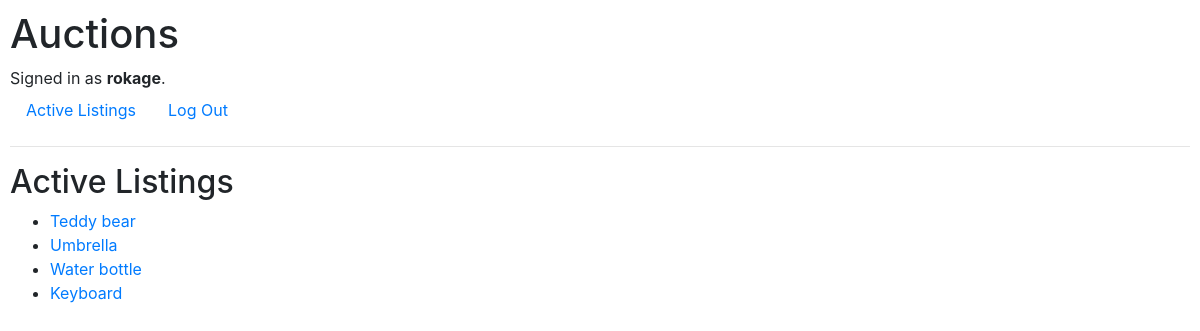
The page / (signed in) on the database its author committed.
### auctions/models.py (models this page shows)
class User(AbstractUser):
    pass

class Listing(models.Model):
    class Categories(models.TextChoices):
        TOYS = 'TO', 'Toys'
        HOME = 'HO', 'Home'
    title = models.TextField(max_length=64, blank=False, unique=True)
    description = models.TextField(max_length=2000, blank=False)
    imageURL = models.TextField(max_length=64, blank=True)
    categories = models.CharField(
        max_length=2,
        choices=Categories.choices,
        default=Categories.TOYS,
    )

### auctions/views.py (the view)
# urls.py: path("", views.index, name="index"),
def index(request):
    listings = Listing.objects.all()
    return render(request, "auctions/index.html", {
        "listings" : listings
    })

### auctions/templates/auctions/index.html
{% extends "auctions/layout.html" %}
{% block body %}
    <h2>Active Listings</h2>
    <ul>
        {% for listing in listings %}
        <li>
            <a href="{% url 'loadListing' listing.title %}">{{ listing.title }}</a>
        </li>
        {% endfor %}
    </ul>
{% endblock %}

### auctions/templates/auctions/layout.html (shortened to what this page needs)
{% load static %}
<!DOCTYPE html>
<html lang="en">
    <head>
        <link rel="stylesheet" href="https://stackpath.bootstrapcdn.com/bootstrap/4.4.1/css/bootstrap.min.css">
        <link href="{% static 'auctions/styles.css' %}" rel="stylesheet">
    </head>
    <body>
        <h1>Auctions</h1>
        <div>
            {% if user.is_authenticated %}
                Signed in as <strong>{{ user.username }}</strong>.
            {% else %}
                Not signed in.
            {% endif %}
        </div>
        <ul class="nav">
            <li class="nav-item">
                <a class="nav-link" href="{% url 'index' %}">Active Listings</a>
            </li>
            {% if user.is_authenticated %}
                <li class="nav-item">
                    <a class="nav-link" href="{% url 'logout' %}">Log Out</a>
                </li>
            {% endif %}
        </ul>
        <hr>
        {% block body %}
        {% endblock %}
    </body>
</html>

### auctions/static/auctions/styles.css (style rules this page uses)
body { padding: 10px; }

### rows shown on the page
User: username "rokage"
Listing: title "Teddy bear"
Listing: title "Umbrella"
Listing: title "Water bottle"
Listing: title "Keyboard"
